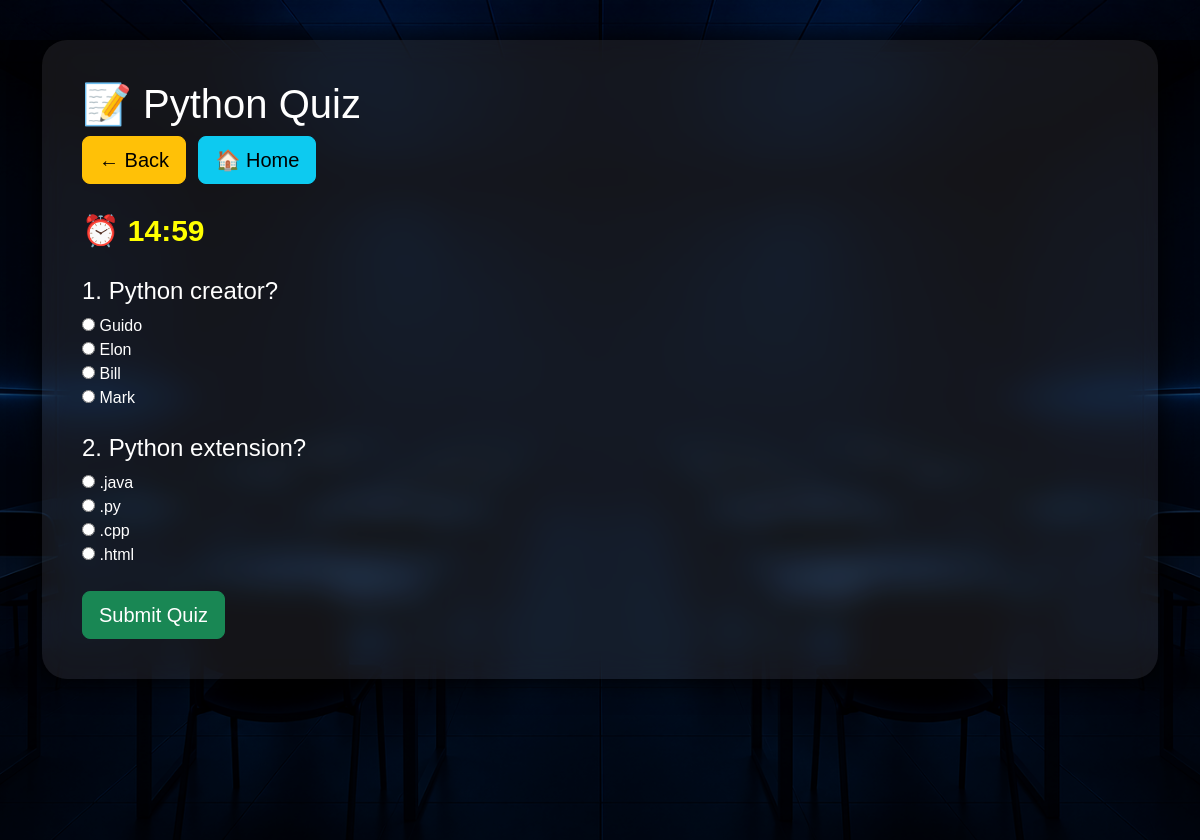
Page /student/quiz_play.php?id=2 (signed in) on the committed database.
### tables this page shows
CREATE TABLE quizzes(

id INT AUTO_INCREMENT PRIMARY KEY,

title VARCHAR(100),

time_limit INT

);

CREATE TABLE questions(

id INT AUTO_INCREMENT PRIMARY KEY,

quiz_id INT,

question TEXT,

option1 VARCHAR(255),

option2 VARCHAR(255),

option3 VARCHAR(255),

option4 VARCHAR(255),

correct_answer VARCHAR(255)

);

### student/quiz_play.php (the view, shortened to what this page needs)
<?php require '../config/database.php'; ?>
<?php
$quiz_id=
(int)(
$_GET['id']
?? 0
);
$quiz=
$conn->query(
"SELECT * FROM quizzes
WHERE id='$quiz_id'"
)
->fetch_assoc();
$data=
$conn->query(
"SELECT * FROM questions
WHERE quiz_id='$quiz_id'"
);
?>
<!DOCTYPE html>
<html>
<head>
<link href="https://cdn.jsdelivr.net/npm/bootstrap@5.3.7/dist/css/bootstrap.min.css" rel="stylesheet">
</head>
<body>
<div class="overlay"></div>
<div class="container">
<div class="box">
<h1>
📝
<?= htmlspecialchars(
$quiz['title']
?? 'Quiz Exam'
) ?>
</h1>
<div class="mb-4">
<a
href="quiz_list.php"
class="btn btn-warning btn-lg me-2">
← Back
</a>
<a
href="../index.php"
class="btn btn-info btn-lg">
🏠 Home
</a>
</div>
<div
id="timer"
class="timer">
</div>
<br>
<form
method="POST"
id="quizForm">
<?php
$i=1;
while(
$row=
$data->fetch_assoc()
){
?>
<div class="mb-4">
<h4>
<?= $i ?>.
<?= htmlspecialchars(
$row['question']
) ?>
</h4>
<input
type="radio"
name="q<?= $row['id'] ?>"
value="<?= $row['option1'] ?>">
<?= $row['option1'] ?>
<br>
<input
type="radio"
name="q<?= $row['id'] ?>"
value="<?= $row['option2'] ?>">
<?= $row['option2'] ?>
<br>
<input
type="radio"
name="q<?= $row['id'] ?>"
value="<?= $row['option3'] ?>">
<?= $row['option3'] ?>
<br>
<input
type="radio"
name="q<?= $row['id'] ?>"
value="<?= $row['option4'] ?>">
<?= $row['option4'] ?>
</div>
<?php
$i++;
}
?>
<button
name="submit"
class="btn btn-success btn-lg">
Submit Quiz
</button>
</form>
</div>
</div>
</body>
</html>

### student/quiz_play.php (style rules this page uses)
body { background:url( '../assets/images/quiz-bg.png' ); background-size:cover; background-position:center; min-height:100vh; font-family:Arial; }
.overlay { position:fixed; width:100%; height:100%; background:rgba( 0, 0, 0, 0.55 ); }
.box { position:relative; z-index:5; background:rgba( 255, 255, 255, 0.08 ); backdrop-filter:blur(15px); padding:40px; border-radius:25px; margin-top:40px; color:white; box-shadow:0 0 30px black; }
.timer { font-size:30px; font-weight:bold; color:yellow; }

### rows in the picture
quizzes: title "Python Quiz"
questions: question "Python creator?", option1 "Guido", option2 "Elon", option3 "Bill", option4 "Mark"
questions: question "Python extension?", option1 ".java", option2 ".py", option3 ".cpp", option4 ".html"
